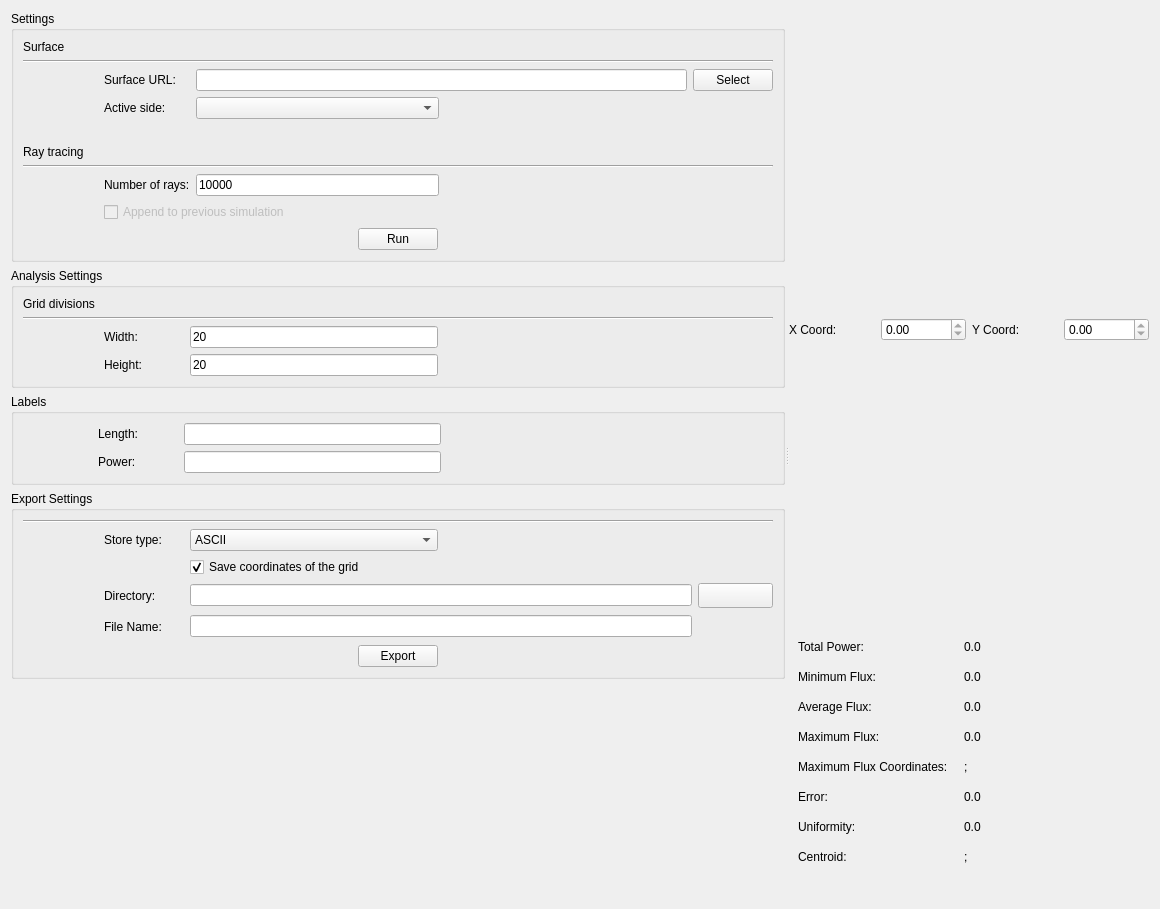
<?xml version="1.0" encoding="UTF-8"?>
<ui version="4.0">
 <class>FluxAnalysisDialog</class>
 <widget class="QDialog" name="FluxAnalysisDialog">
  <property name="geometry">
   <rect>
    <x>0</x>
    <y>0</y>
    <width>1160</width>
    <height>909</height>
   </rect>
  </property>
  <property name="focusPolicy">
   <enum>Qt::NoFocus</enum>
  </property>
  <property name="windowTitle">
   <string>Tonatiuh</string>
  </property>
  <layout class="QVBoxLayout" name="verticalLayout">
   <item>
    <widget class="QWidget" name="dialogMainWidget" native="true">
     <layout class="QHBoxLayout" name="horizontalLayout">
      <property name="leftMargin">
       <number>0</number>
      </property>
      <property name="topMargin">
       <number>0</number>
      </property>
      <property name="rightMargin">
       <number>0</number>
      </property>
      <property name="bottomMargin">
       <number>0</number>
      </property>
      <item>
       <widget class="QSplitter" name="splitter">
        <property name="orientation">
         <enum>Qt::Horizontal</enum>
        </property>
        <widget class="QWidget" name="parametersWidget" native="true">
         <layout class="QVBoxLayout" name="parametersLayout">
          <property name="leftMargin">
           <number>0</number>
          </property>
          <property name="topMargin">
           <number>0</number>
          </property>
          <property name="rightMargin">
           <number>0</number>
          </property>
          <property name="bottomMargin">
           <number>0</number>
          </property>
          <item>
           <widget class="QGroupBox" name="inputWidget">
            <property name="title">
             <string>Settings</string>
            </property>
            <layout class="QGridLayout" name="gridLayout">
             <item row="4" column="1">
              <widget class="QLabel" name="surfaceSideLabel">
               <property name="sizePolicy">
                <sizepolicy hsizetype="Preferred" vsizetype="Preferred">
                 <horstretch>0</horstretch>
                 <verstretch>0</verstretch>
                </sizepolicy>
               </property>
               <property name="text">
                <string>Active side:</string>
               </property>
              </widget>
             </item>
             <item row="12" column="0" colspan="5">
              <widget class="Line" name="line_2">
               <property name="orientation">
                <enum>Qt::Horizontal</enum>
               </property>
              </widget>
             </item>
             <item row="5" column="0" colspan="5">
              <spacer name="horizontalSpacer">
               <property name="orientation">
                <enum>Qt::Horizontal</enum>
               </property>
               <property name="sizeHint" stdset="0">
                <size>
                 <width>40</width>
                 <height>20</height>
                </size>
               </property>
              </spacer>
             </item>
             <item row="13" column="1">
              <widget class="QLabel" name="nRaysLabel">
               <property name="minimumSize">
                <size>
                 <width>80</width>
                 <height>0</height>
                </size>
               </property>
               <property name="text">
                <string>Number of rays:</string>
               </property>
              </widget>
             </item>
             <item row="4" column="3">
              <spacer name="horizontalSpacer_6">
               <property name="orientation">
                <enum>Qt::Horizontal</enum>
               </property>
               <property name="sizeHint" stdset="0">
                <size>
                 <width>40</width>
                 <height>20</height>
                </size>
               </property>
              </spacer>
             </item>
             <item row="4" column="2">
              <widget class="QComboBox" name="sidesCombo">
               <property name="sizePolicy">
                <sizepolicy hsizetype="Expanding" vsizetype="Preferred">
                 <horstretch>0</horstretch>
                 <verstretch>0</verstretch>
                </sizepolicy>
               </property>
               <property name="minimumSize">
                <size>
                 <width>125</width>
                 <height>0</height>
                </size>
               </property>
              </widget>
             </item>
             <item row="3" column="2" colspan="2">
              <widget class="QLineEdit" name="surfaceEdit">
               <property name="sizePolicy">
                <sizepolicy hsizetype="Preferred" vsizetype="Fixed">
                 <horstretch>0</horstretch>
                 <verstretch>0</verstretch>
                </sizepolicy>
               </property>
               <property name="text">
                <string/>
               </property>
              </widget>
             </item>
             <item row="3" column="4">
              <widget class="QPushButton" name="selectButton">
               <property name="focusPolicy">
                <enum>Qt::NoFocus</enum>
               </property>
               <property name="text">
                <string>Select</string>
               </property>
              </widget>
             </item>
             <item row="14" column="1" colspan="2">
              <widget class="QCheckBox" name="appendCheck">
               <property name="enabled">
                <bool>false</bool>
               </property>
               <property name="text">
                <string>Append to previous simulation</string>
               </property>
               <property name="checked">
                <bool>false</bool>
               </property>
              </widget>
             </item>
             <item row="0" column="0">
              <widget class="QLabel" name="surfaceTitleLabel">
               <property name="text">
                <string>Surface</string>
               </property>
              </widget>
             </item>
             <item row="3" column="1">
              <widget class="QLabel" name="surfaceLabel">
               <property name="sizePolicy">
                <sizepolicy hsizetype="Preferred" vsizetype="Preferred">
                 <horstretch>0</horstretch>
                 <verstretch>0</verstretch>
                </sizepolicy>
               </property>
               <property name="minimumSize">
                <size>
                 <width>80</width>
                 <height>0</height>
                </size>
               </property>
               <property name="text">
                <string>Surface URL:</string>
               </property>
              </widget>
             </item>
             <item row="11" column="0">
              <widget class="QLabel" name="label_2">
               <property name="text">
                <string>Ray tracing</string>
               </property>
              </widget>
             </item>
             <item row="13" column="0">
              <spacer name="horizontalSpacer_9">
               <property name="orientation">
                <enum>Qt::Horizontal</enum>
               </property>
               <property name="sizeType">
                <enum>QSizePolicy::Minimum</enum>
               </property>
               <property name="sizeHint" stdset="0">
                <size>
                 <width>75</width>
                 <height>20</height>
                </size>
               </property>
              </spacer>
             </item>
             <item row="1" column="0" colspan="5">
              <widget class="Line" name="line_3">
               <property name="orientation">
                <enum>Qt::Horizontal</enum>
               </property>
              </widget>
             </item>
             <item row="4" column="4">
              <spacer name="horizontalSpacer_16">
               <property name="orientation">
                <enum>Qt::Horizontal</enum>
               </property>
               <property name="sizeType">
                <enum>QSizePolicy::Minimum</enum>
               </property>
               <property name="sizeHint" stdset="0">
                <size>
                 <width>75</width>
                 <height>20</height>
                </size>
               </property>
              </spacer>
             </item>
             <item row="3" column="0">
              <spacer name="horizontalSpacer_17">
               <property name="orientation">
                <enum>Qt::Horizontal</enum>
               </property>
               <property name="sizeType">
                <enum>QSizePolicy::Minimum</enum>
               </property>
               <property name="sizeHint" stdset="0">
                <size>
                 <width>75</width>
                 <height>20</height>
                </size>
               </property>
              </spacer>
             </item>
             <item row="15" column="0" colspan="5">
              <widget class="QWidget" name="runWidget" native="true">
               <layout class="QHBoxLayout" name="runWidgetLayout">
                <property name="spacing">
                 <number>0</number>
                </property>
                <property name="leftMargin">
                 <number>0</number>
                </property>
                <property name="topMargin">
                 <number>0</number>
                </property>
                <property name="rightMargin">
                 <number>0</number>
                </property>
                <property name="bottomMargin">
                 <number>0</number>
                </property>
                <item>
                 <spacer name="horizontalSpacer_4">
                  <property name="orientation">
                   <enum>Qt::Horizontal</enum>
                  </property>
                  <property name="sizeHint" stdset="0">
                   <size>
                    <width>40</width>
                    <height>20</height>
                   </size>
                  </property>
                 </spacer>
                </item>
                <item>
                 <widget class="QPushButton" name="runButton">
                  <property name="focusPolicy">
                   <enum>Qt::NoFocus</enum>
                  </property>
                  <property name="text">
                   <string>Run</string>
                  </property>
                 </widget>
                </item>
                <item>
                 <spacer name="horizontalSpacer_3">
                  <property name="orientation">
                   <enum>Qt::Horizontal</enum>
                  </property>
                  <property name="sizeHint" stdset="0">
                   <size>
                    <width>40</width>
                    <height>20</height>
                   </size>
                  </property>
                 </spacer>
                </item>
               </layout>
               <zorder>runButton</zorder>
               <zorder>horizontalSpacer_3</zorder>
               <zorder>horizontalSpacer_4</zorder>
              </widget>
             </item>
             <item row="13" column="2">
              <widget class="QLineEdit" name="nRaysLine">
               <property name="text">
                <string>10000</string>
               </property>
              </widget>
             </item>
            </layout>
           </widget>
          </item>
          <item>
           <widget class="QGroupBox" name="analysisWidget">
            <property name="title">
             <string>Analysis Settings</string>
            </property>
            <layout class="QGridLayout" name="gridLayout_4">
             <item row="1" column="0" colspan="5">
              <widget class="Line" name="line">
               <property name="orientation">
                <enum>Qt::Horizontal</enum>
               </property>
              </widget>
             </item>
             <item row="0" column="0">
              <widget class="QLabel" name="label_3">
               <property name="text">
                <string>Grid divisions</string>
               </property>
              </widget>
             </item>
             <item row="2" column="0">
              <spacer name="horizontalSpacer_8">
               <property name="orientation">
                <enum>Qt::Horizontal</enum>
               </property>
               <property name="sizeType">
                <enum>QSizePolicy::Minimum</enum>
               </property>
               <property name="sizeHint" stdset="0">
                <size>
                 <width>75</width>
                 <height>20</height>
                </size>
               </property>
              </spacer>
             </item>
             <item row="2" column="1">
              <widget class="QLabel" name="widthDivisionsLabel">
               <property name="sizePolicy">
                <sizepolicy hsizetype="Preferred" vsizetype="Preferred">
                 <horstretch>0</horstretch>
                 <verstretch>0</verstretch>
                </sizepolicy>
               </property>
               <property name="minimumSize">
                <size>
                 <width>80</width>
                 <height>0</height>
                </size>
               </property>
               <property name="text">
                <string>Width:</string>
               </property>
              </widget>
             </item>
             <item row="4" column="1">
              <widget class="QLabel" name="heightDivisionsLabel">
               <property name="text">
                <string>Height:</string>
               </property>
              </widget>
             </item>
             <item row="2" column="2">
              <widget class="QLineEdit" name="gridWidthLine">
               <property name="inputMask">
                <string/>
               </property>
               <property name="text">
                <string>20</string>
               </property>
              </widget>
             </item>
             <item row="4" column="2">
              <widget class="QLineEdit" name="gridHeightLine">
               <property name="inputMask">
                <string/>
               </property>
               <property name="text">
                <string>20</string>
               </property>
              </widget>
             </item>
             <item row="2" column="3">
              <spacer name="horizontalSpacer_7">
               <property name="orientation">
                <enum>Qt::Horizontal</enum>
               </property>
               <property name="sizeHint" stdset="0">
                <size>
                 <width>40</width>
                 <height>20</height>
                </size>
               </property>
              </spacer>
             </item>
             <item row="2" column="4">
              <spacer name="horizontalSpacer_5">
               <property name="orientation">
                <enum>Qt::Horizontal</enum>
               </property>
               <property name="sizeType">
                <enum>QSizePolicy::Minimum</enum>
               </property>
               <property name="sizeHint" stdset="0">
                <size>
                 <width>75</width>
                 <height>20</height>
                </size>
               </property>
              </spacer>
             </item>
            </layout>
           </widget>
          </item>
          <item>
           <widget class="QGroupBox" name="labelsWidget">
            <property name="title">
             <string>Labels</string>
            </property>
            <layout class="QGridLayout" name="gridLayout_6">
             <item row="0" column="1">
              <widget class="QLabel" name="lenghtUnitLabel">
               <property name="minimumSize">
                <size>
                 <width>80</width>
                 <height>0</height>
                </size>
               </property>
               <property name="text">
                <string>Length:</string>
               </property>
              </widget>
             </item>
             <item row="0" column="0">
              <spacer name="horizontalSpacer_18">
               <property name="orientation">
                <enum>Qt::Horizontal</enum>
               </property>
               <property name="sizeType">
                <enum>QSizePolicy::Minimum</enum>
               </property>
               <property name="sizeHint" stdset="0">
                <size>
                 <width>75</width>
                 <height>20</height>
                </size>
               </property>
              </spacer>
             </item>
             <item row="1" column="1">
              <widget class="QLabel" name="powerUnitLabel">
               <property name="text">
                <string>Power:</string>
               </property>
              </widget>
             </item>
             <item row="0" column="2">
              <widget class="QLineEdit" name="lengthUnitLine"/>
             </item>
             <item row="0" column="3">
              <spacer name="horizontalSpacer_19">
               <property name="orientation">
                <enum>Qt::Horizontal</enum>
               </property>
               <property name="sizeHint" stdset="0">
                <size>
                 <width>40</width>
                 <height>20</height>
                </size>
               </property>
              </spacer>
             </item>
             <item row="0" column="4">
              <spacer name="horizontalSpacer_20">
               <property name="orientation">
                <enum>Qt::Horizontal</enum>
               </property>
               <property name="sizeType">
                <enum>QSizePolicy::Minimum</enum>
               </property>
               <property name="sizeHint" stdset="0">
                <size>
                 <width>75</width>
                 <height>20</height>
                </size>
               </property>
              </spacer>
             </item>
             <item row="1" column="2">
              <widget class="QLineEdit" name="powerUnitLine"/>
             </item>
            </layout>
           </widget>
          </item>
          <item>
           <widget class="QGroupBox" name="exportWidget">
            <property name="title">
             <string>Export Settings</string>
            </property>
            <layout class="QGridLayout" name="gridLayout_8">
             <item row="2" column="2">
              <widget class="QCheckBox" name="saveCoordsCheckBox">
               <property name="text">
                <string>Save coordinates of the grid</string>
               </property>
               <property name="checked">
                <bool>true</bool>
               </property>
              </widget>
             </item>
             <item row="3" column="1">
              <widget class="QLabel" name="directoryLabel">
               <property name="sizePolicy">
                <sizepolicy hsizetype="Preferred" vsizetype="Preferred">
                 <horstretch>0</horstretch>
                 <verstretch>0</verstretch>
                </sizepolicy>
               </property>
               <property name="text">
                <string>Directory:</string>
               </property>
              </widget>
             </item>
             <item row="1" column="1">
              <widget class="QLabel" name="storeTypeLabel">
               <property name="enabled">
                <bool>true</bool>
               </property>
               <property name="sizePolicy">
                <sizepolicy hsizetype="Preferred" vsizetype="Preferred">
                 <horstretch>0</horstretch>
                 <verstretch>0</verstretch>
                </sizepolicy>
               </property>
               <property name="minimumSize">
                <size>
                 <width>80</width>
                 <height>0</height>
                </size>
               </property>
               <property name="baseSize">
                <size>
                 <width>0</width>
                 <height>0</height>
                </size>
               </property>
               <property name="text">
                <string>Store type:</string>
               </property>
              </widget>
             </item>
             <item row="4" column="1">
              <widget class="QLabel" name="fileNameLabel">
               <property name="minimumSize">
                <size>
                 <width>0</width>
                 <height>25</height>
                </size>
               </property>
               <property name="text">
                <string>File Name:</string>
               </property>
              </widget>
             </item>
             <item row="4" column="4">
              <spacer name="horizontalSpacer_11">
               <property name="orientation">
                <enum>Qt::Horizontal</enum>
               </property>
               <property name="sizeType">
                <enum>QSizePolicy::Minimum</enum>
               </property>
               <property name="sizeHint" stdset="0">
                <size>
                 <width>75</width>
                 <height>20</height>
                </size>
               </property>
              </spacer>
             </item>
             <item row="1" column="2">
              <widget class="QComboBox" name="storeTypeCombo">
               <property name="sizePolicy">
                <sizepolicy hsizetype="Expanding" vsizetype="Preferred">
                 <horstretch>0</horstretch>
                 <verstretch>0</verstretch>
                </sizepolicy>
               </property>
               <property name="minimumSize">
                <size>
                 <width>85</width>
                 <height>0</height>
                </size>
               </property>
               <property name="maximumSize">
                <size>
                 <width>16777215</width>
                 <height>16777215</height>
                </size>
               </property>
               <property name="acceptDrops">
                <bool>false</bool>
               </property>
               <item>
                <property name="text">
                 <string>ASCII</string>
                </property>
               </item>
               <item>
                <property name="text">
                 <string>IMAGE.PNG</string>
                </property>
               </item>
               <item>
                <property name="text">
                 <string>IMAGE.JPG</string>
                </property>
               </item>
              </widget>
             </item>
             <item row="1" column="0">
              <spacer name="horizontalSpacer_14">
               <property name="orientation">
                <enum>Qt::Horizontal</enum>
               </property>
               <property name="sizeType">
                <enum>QSizePolicy::Minimum</enum>
               </property>
               <property name="sizeHint" stdset="0">
                <size>
                 <width>75</width>
                 <height>20</height>
                </size>
               </property>
              </spacer>
             </item>
             <item row="0" column="0" colspan="5">
              <widget class="Line" name="line_4">
               <property name="orientation">
                <enum>Qt::Horizontal</enum>
               </property>
              </widget>
             </item>
             <item row="3" column="4">
              <widget class="QPushButton" name="selectFileButton">
               <property name="minimumSize">
                <size>
                 <width>0</width>
                 <height>25</height>
                </size>
               </property>
               <property name="focusPolicy">
                <enum>Qt::NoFocus</enum>
               </property>
               <property name="text">
                <string/>
               </property>
               <property name="icon">
                <iconset resource="../resources.qrc">
                 <normaloff>:/icons/open.png</normaloff>:/icons/open.png</iconset>
               </property>
              </widget>
             </item>
             <item row="3" column="2" colspan="2">
              <widget class="QLineEdit" name="fileDirEdit">
               <property name="minimumSize">
                <size>
                 <width>0</width>
                 <height>0</height>
                </size>
               </property>
              </widget>
             </item>
             <item row="4" column="2" colspan="2">
              <widget class="QLineEdit" name="fileNameEdit"/>
             </item>
             <item row="1" column="3">
              <spacer name="horizontalSpacer_15">
               <property name="orientation">
                <enum>Qt::Horizontal</enum>
               </property>
               <property name="sizeType">
                <enum>QSizePolicy::Expanding</enum>
               </property>
               <property name="sizeHint" stdset="0">
                <size>
                 <width>40</width>
                 <height>20</height>
                </size>
               </property>
              </spacer>
             </item>
             <item row="7" column="0" rowspan="7" colspan="5">
              <widget class="QWidget" name="exportButtonWidget" native="true">
               <layout class="QHBoxLayout" name="horizontalLayout_5">
                <property name="spacing">
                 <number>0</number>
                </property>
                <property name="leftMargin">
                 <number>0</number>
                </property>
                <property name="topMargin">
                 <number>0</number>
                </property>
                <property name="rightMargin">
                 <number>0</number>
                </property>
                <property name="bottomMargin">
                 <number>0</number>
                </property>
                <item>
                 <spacer name="horizontalSpacer_12">
                  <property name="orientation">
                   <enum>Qt::Horizontal</enum>
                  </property>
                  <property name="sizeHint" stdset="0">
                   <size>
                    <width>196</width>
                    <height>20</height>
                   </size>
                  </property>
                 </spacer>
                </item>
                <item>
                 <widget class="QPushButton" name="exportButton">
                  <property name="maximumSize">
                   <size>
                    <width>16777215</width>
                    <height>16777215</height>
                   </size>
                  </property>
                  <property name="focusPolicy">
                   <enum>Qt::NoFocus</enum>
                  </property>
                  <property name="text">
                   <string>Export</string>
                  </property>
                 </widget>
                </item>
                <item>
                 <spacer name="horizontalSpacer_13">
                  <property name="orientation">
                   <enum>Qt::Horizontal</enum>
                  </property>
                  <property name="sizeHint" stdset="0">
                   <size>
                    <width>196</width>
                    <height>20</height>
                   </size>
                  </property>
                 </spacer>
                </item>
               </layout>
              </widget>
             </item>
            </layout>
           </widget>
          </item>
          <item>
           <spacer name="verticalSpacer_3">
            <property name="orientation">
             <enum>Qt::Vertical</enum>
            </property>
            <property name="sizeType">
             <enum>QSizePolicy::Expanding</enum>
            </property>
            <property name="sizeHint" stdset="0">
             <size>
              <width>20</width>
              <height>40</height>
             </size>
            </property>
           </spacer>
          </item>
         </layout>
        </widget>
        <widget class="QWidget" name="resultsWidget" native="true">
         <layout class="QVBoxLayout" name="resultsLayout">
          <property name="leftMargin">
           <number>0</number>
          </property>
          <property name="topMargin">
           <number>0</number>
          </property>
          <property name="rightMargin">
           <number>0</number>
          </property>
          <property name="bottomMargin">
           <number>0</number>
          </property>
          <item>
           <widget class="QCustomPlot" name="contourPlotWidget" native="true">
            <property name="sizePolicy">
             <sizepolicy hsizetype="Preferred" vsizetype="Preferred">
              <horstretch>0</horstretch>
              <verstretch>0</verstretch>
             </sizepolicy>
            </property>
            <property name="minimumSize">
             <size>
              <width>0</width>
              <height>0</height>
             </size>
            </property>
           </widget>
          </item>
          <item>
           <widget class="QWidget" name="sectorsWidget" native="true">
            <property name="minimumSize">
             <size>
              <width>0</width>
              <height>0</height>
             </size>
            </property>
            <layout class="QHBoxLayout" name="horizontalLayout_2">
             <property name="leftMargin">
              <number>0</number>
             </property>
             <property name="topMargin">
              <number>0</number>
             </property>
             <property name="rightMargin">
              <number>0</number>
             </property>
             <property name="bottomMargin">
              <number>0</number>
             </property>
             <item>
              <widget class="QWidget" name="verticalSectorWidget" native="true">
               <property name="minimumSize">
                <size>
                 <width>0</width>
                 <height>0</height>
                </size>
               </property>
               <layout class="QGridLayout" name="gridLayout_2">
                <property name="leftMargin">
                 <number>0</number>
                </property>
                <property name="rightMargin">
                 <number>0</number>
                </property>
                <property name="bottomMargin">
                 <number>0</number>
                </property>
                <item row="1" column="0" colspan="2">
                 <widget class="QCustomPlot" name="verticalSectorPlot" native="true"/>
                </item>
                <item row="0" column="0">
                 <widget class="QLabel" name="xCoordlabel">
                  <property name="text">
                   <string>X Coord:</string>
                  </property>
                 </widget>
                </item>
                <item row="0" column="1">
                 <widget class="QDoubleSpinBox" name="hSectorXCoordSpin">
                  <property name="maximum">
                   <double>0.000000000000000</double>
                  </property>
                 </widget>
                </item>
               </layout>
              </widget>
             </item>
             <item>
              <widget class="QWidget" name="horizontalSectionWidget" native="true">
               <layout class="QGridLayout" name="gridLayout_5">
                <property name="leftMargin">
                 <number>0</number>
                </property>
                <property name="rightMargin">
                 <number>0</number>
                </property>
                <property name="bottomMargin">
                 <number>0</number>
                </property>
                <item row="1" column="0" colspan="2">
                 <widget class="QCustomPlot" name="horizontaSectorPlot" native="true"/>
                </item>
                <item row="0" column="1">
                 <widget class="QDoubleSpinBox" name="hSectorYCoordSpin">
                  <property name="minimum">
                   <double>0.000000000000000</double>
                  </property>
                  <property name="maximum">
                   <double>0.000000000000000</double>
                  </property>
                  <property name="value">
                   <double>0.000000000000000</double>
                  </property>
                 </widget>
                </item>
                <item row="0" column="0">
                 <widget class="QLabel" name="yCoordlabel">
                  <property name="text">
                   <string>Y Coord:</string>
                  </property>
                 </widget>
                </item>
               </layout>
              </widget>
             </item>
            </layout>
           </widget>
          </item>
          <item>
           <widget class="QWidget" name="statisticalWidget" native="true">
            <layout class="QGridLayout" name="gridLayout_3">
             <item row="3" column="0">
              <widget class="QLabel" name="averageFluxLabel">
               <property name="minimumSize">
                <size>
                 <width>0</width>
                 <height>0</height>
                </size>
               </property>
               <property name="text">
                <string>Average Flux: </string>
               </property>
              </widget>
             </item>
             <item row="1" column="1">
              <widget class="QLabel" name="totalPowerValue">
               <property name="text">
                <string>0.0</string>
               </property>
              </widget>
             </item>
             <item row="2" column="1">
              <widget class="QLabel" name="minimumFluxValue">
               <property name="text">
                <string>0.0</string>
               </property>
              </widget>
             </item>
             <item row="6" column="0">
              <widget class="QLabel" name="maxCoordinatesLabel">
               <property name="minimumSize">
                <size>
                 <width>0</width>
                 <height>0</height>
                </size>
               </property>
               <property name="text">
                <string>Maximum Flux Coordinates:</string>
               </property>
              </widget>
             </item>
             <item row="9" column="1">
              <widget class="QLabel" name="centroidValue">
               <property name="text">
                <string>;</string>
               </property>
              </widget>
             </item>
             <item row="8" column="1">
              <widget class="QLabel" name="uniformityValue">
               <property name="text">
                <string>0.0</string>
               </property>
              </widget>
             </item>
             <item row="8" column="0">
              <widget class="QLabel" name="uniformityLabel">
               <property name="minimumSize">
                <size>
                 <width>0</width>
                 <height>0</height>
                </size>
               </property>
               <property name="text">
                <string>Uniformity:</string>
               </property>
              </widget>
             </item>
             <item row="10" column="3">
              <spacer name="horizontalSpacer_2">
               <property name="orientation">
                <enum>Qt::Horizontal</enum>
               </property>
               <property name="sizeHint" stdset="0">
                <size>
                 <width>40</width>
                 <height>20</height>
                </size>
               </property>
              </spacer>
             </item>
             <item row="2" column="0">
              <widget class="QLabel" name="minimumFluxLabel">
               <property name="minimumSize">
                <size>
                 <width>0</width>
                 <height>0</height>
                </size>
               </property>
               <property name="text">
                <string>Minimum Flux:</string>
               </property>
              </widget>
             </item>
             <item row="1" column="0">
              <widget class="QLabel" name="totalPowerLabel">
               <property name="sizePolicy">
                <sizepolicy hsizetype="Preferred" vsizetype="Preferred">
                 <horstretch>0</horstretch>
                 <verstretch>0</verstretch>
                </sizepolicy>
               </property>
               <property name="minimumSize">
                <size>
                 <width>0</width>
                 <height>0</height>
                </size>
               </property>
               <property name="text">
                <string>Total Power:</string>
               </property>
              </widget>
             </item>
             <item row="7" column="0">
              <widget class="QLabel" name="errorLabel">
               <property name="minimumSize">
                <size>
                 <width>0</width>
                 <height>0</height>
                </size>
               </property>
               <property name="text">
                <string>Error:</string>
               </property>
              </widget>
             </item>
             <item row="0" column="0">
              <spacer name="horizontalSpacer_10">
               <property name="orientation">
                <enum>Qt::Horizontal</enum>
               </property>
               <property name="sizeHint" stdset="0">
                <size>
                 <width>40</width>
                 <height>20</height>
                </size>
               </property>
              </spacer>
             </item>
             <item row="4" column="1">
              <widget class="QLabel" name="maximumFluxValue">
               <property name="text">
                <string>0.0</string>
               </property>
              </widget>
             </item>
             <item row="3" column="1">
              <widget class="QLabel" name="averageFluxValue">
               <property name="text">
                <string>0.0</string>
               </property>
              </widget>
             </item>
             <item row="4" column="0">
              <widget class="QLabel" name="maximumFluxLabel">
               <property name="minimumSize">
                <size>
                 <width>0</width>
                 <height>0</height>
                </size>
               </property>
               <property name="text">
                <string>Maximum Flux:</string>
               </property>
              </widget>
             </item>
             <item row="9" column="0">
              <widget class="QLabel" name="centroidLabel">
               <property name="minimumSize">
                <size>
                 <width>0</width>
                 <height>0</height>
                </size>
               </property>
               <property name="text">
                <string>Centroid:</string>
               </property>
              </widget>
             </item>
             <item row="7" column="1">
              <widget class="QLabel" name="errorValue">
               <property name="text">
                <string>0.0</string>
               </property>
              </widget>
             </item>
             <item row="6" column="1">
              <widget class="QLabel" name="maxCoordinatesValue">
               <property name="text">
                <string>;</string>
               </property>
              </widget>
             </item>
            </layout>
           </widget>
          </item>
         </layout>
        </widget>
       </widget>
      </item>
     </layout>
    </widget>
   </item>
  </layout>
 </widget>
 <customwidgets>
  <customwidget>
   <class>QCustomPlot</class>
   <extends>QWidget</extends>
   <header>gui/qcustomplot.h</header>
   <container>1</container>
  </customwidget>
 </customwidgets>
 <tabstops>
  <tabstop>surfaceEdit</tabstop>
  <tabstop>sidesCombo</tabstop>
  <tabstop>appendCheck</tabstop>
  <tabstop>storeTypeCombo</tabstop>
  <tabstop>saveCoordsCheckBox</tabstop>
  <tabstop>fileDirEdit</tabstop>
  <tabstop>fileNameEdit</tabstop>
  <tabstop>hSectorXCoordSpin</tabstop>
  <tabstop>hSectorYCoordSpin</tabstop>
 </tabstops>
 <resources>
  <include location="../resources.qrc"/>
 </resources>
 <connections/>
</ui>
